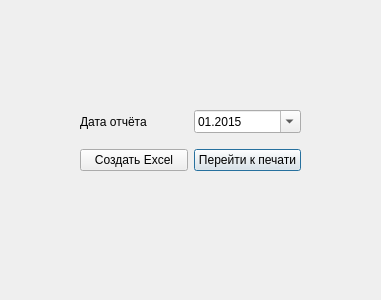
<?xml version="1.0" encoding="UTF-8"?>
<ui version="4.0">
 <class>PrintWindow</class>
 <widget class="QWidget" name="PrintWindow">
  <property name="windowModality">
   <enum>Qt::ApplicationModal</enum>
  </property>
  <property name="geometry">
   <rect>
    <x>0</x>
    <y>0</y>
    <width>381</width>
    <height>300</height>
   </rect>
  </property>
  <property name="minimumSize">
   <size>
    <width>381</width>
    <height>300</height>
   </size>
  </property>
  <property name="maximumSize">
   <size>
    <width>381</width>
    <height>300</height>
   </size>
  </property>
  <property name="windowTitle">
   <string>Печать</string>
  </property>
  <widget class="QWidget" name="layoutWidget">
   <property name="geometry">
    <rect>
     <x>80</x>
     <y>100</y>
     <width>221</width>
     <height>81</height>
    </rect>
   </property>
   <layout class="QVBoxLayout" name="verticalLayout">
    <item>
     <layout class="QHBoxLayout" name="horizontalLayout">
      <item>
       <widget class="QLabel" name="label">
        <property name="sizePolicy">
         <sizepolicy hsizetype="Expanding" vsizetype="Preferred">
          <horstretch>0</horstretch>
          <verstretch>0</verstretch>
         </sizepolicy>
        </property>
        <property name="text">
         <string>Дата отчёта</string>
        </property>
       </widget>
      </item>
      <item>
       <widget class="QDateEdit" name="dateEdit">
        <property name="sizePolicy">
         <sizepolicy hsizetype="Expanding" vsizetype="Fixed">
          <horstretch>0</horstretch>
          <verstretch>0</verstretch>
         </sizepolicy>
        </property>
        <property name="dateTime">
         <datetime>
          <hour>0</hour>
          <minute>0</minute>
          <second>0</second>
          <year>2015</year>
          <month>1</month>
          <day>1</day>
         </datetime>
        </property>
        <property name="currentSection">
         <enum>QDateTimeEdit::MonthSection</enum>
        </property>
        <property name="displayFormat">
         <string>MM.yyyy</string>
        </property>
        <property name="calendarPopup">
         <bool>true</bool>
        </property>
       </widget>
      </item>
     </layout>
    </item>
    <item>
     <layout class="QHBoxLayout" name="horizontalLayout_2">
      <item>
       <widget class="QPushButton" name="excelButton">
        <property name="text">
         <string>Создать Excel</string>
        </property>
       </widget>
      </item>
      <item>
       <widget class="QPushButton" name="PrintButton">
        <property name="text">
         <string>Перейти к печати</string>
        </property>
        <property name="default">
         <bool>true</bool>
        </property>
       </widget>
      </item>
     </layout>
    </item>
   </layout>
  </widget>
 </widget>
 <resources/>
 <connections/>
</ui>
